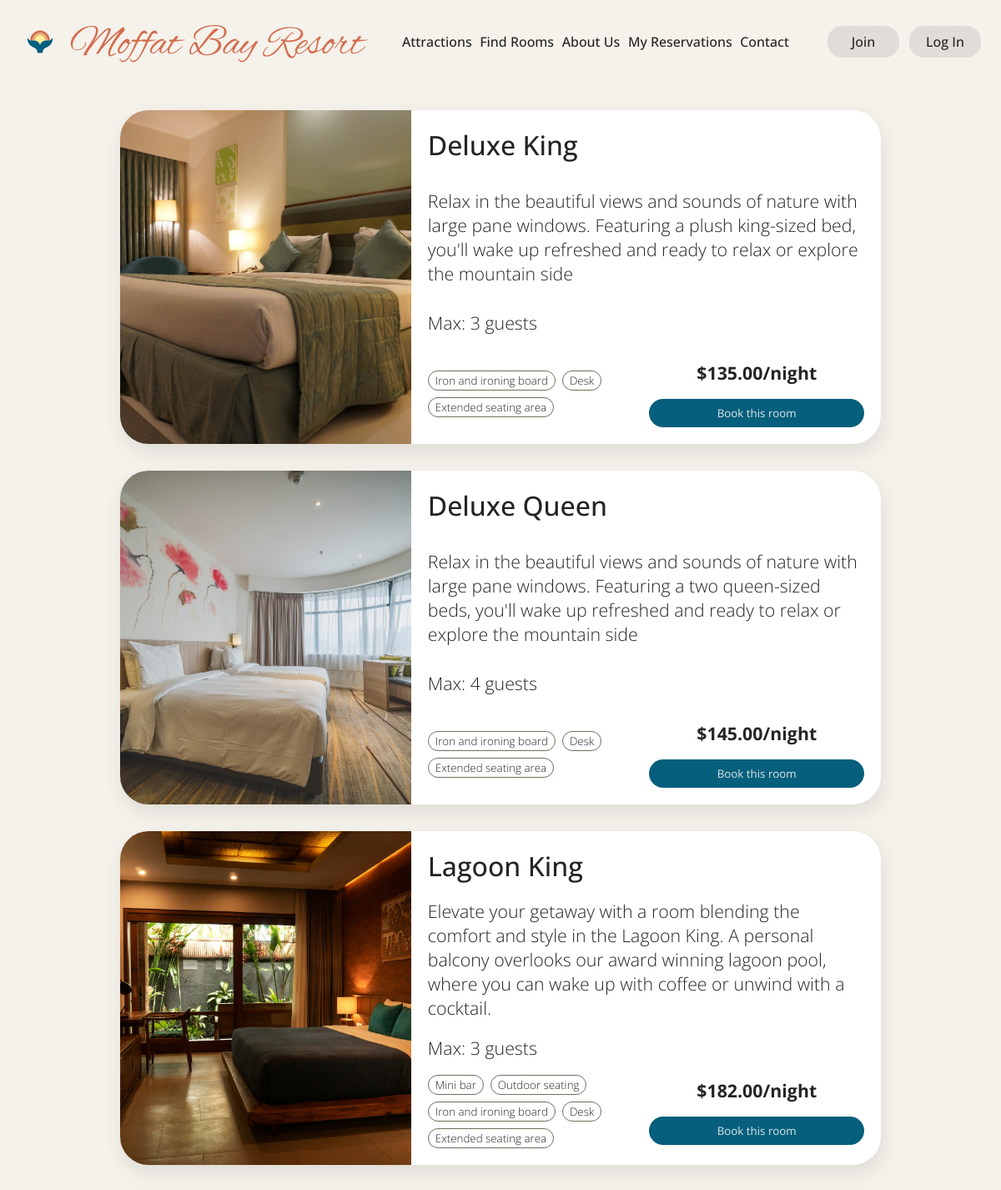
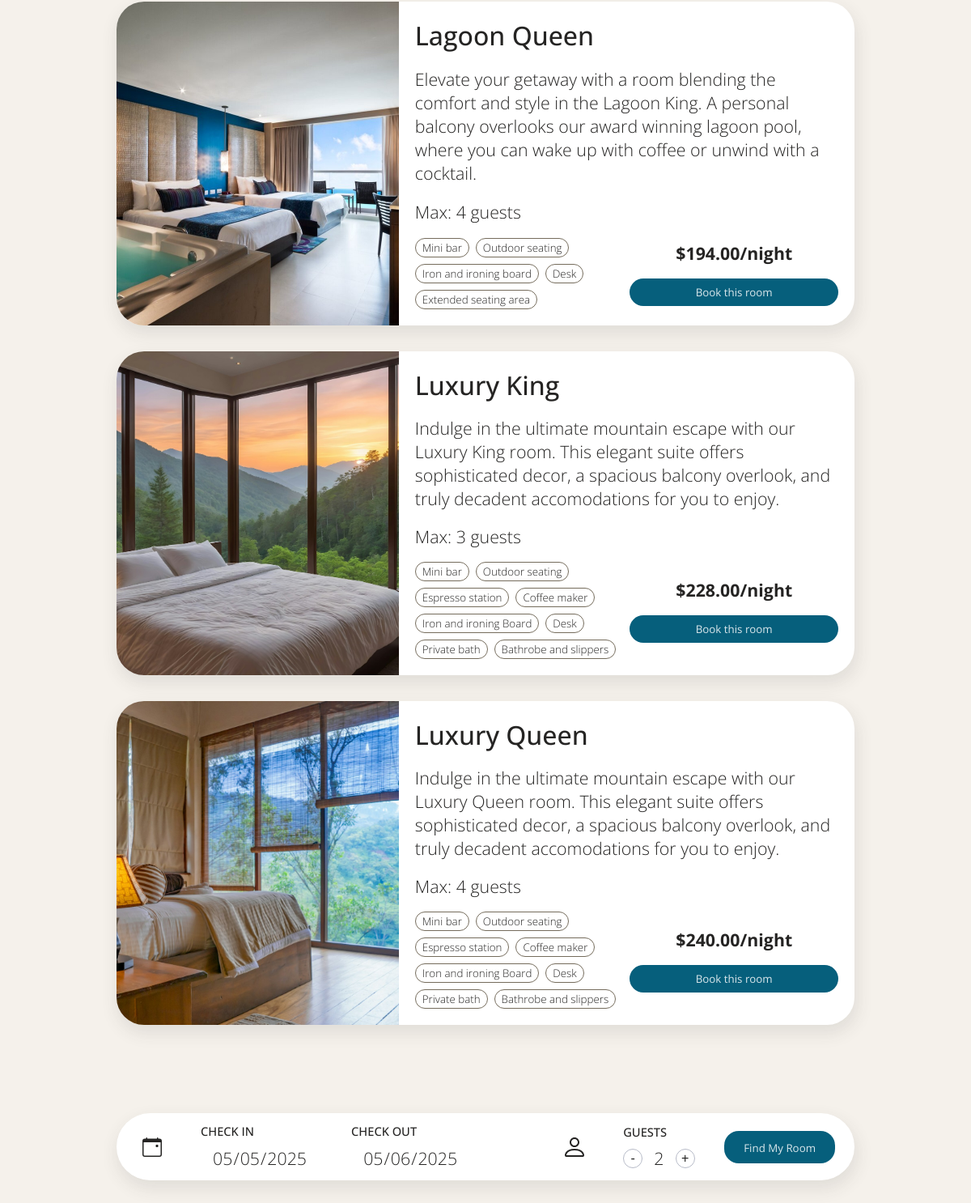
Screenshot of /search.php with the database file from the repository (2 pictures, top to bottom).
### tables this page shows
CREATE TABLE Room (
    roomNumber INT PRIMARY KEY,
    roomType INT NOT NULL,
    FOREIGN KEY (roomType) REFERENCES RoomType(typeID) ON DELETE CASCADE
);

CREATE TABLE RoomType (
    typeID INT AUTO_INCREMENT PRIMARY KEY,
    typeName VARCHAR(50) NOT NULL,
    description TEXT,
    amenities TEXT,
    maxOccupancy INT NOT NULL CHECK (maxOccupancy > 0),
    dailyRate DECIMAL(10, 2) NOT NULL CHECK (dailyRate >= 0)
);

### config/db.php (called while the page is built, shortened)
<?php
class Database
{
    private $host = 'localhost';
    private $user = 'root';
    private $pass = 'root';
    private $db = 'lodgereservation';
    private $conn;
    public function __construct()
    {
        $this->conn = new mysqli($this->host, $this->user, $this->pass, $this->db);
    }
    public function query(string $query, string $types = null, array $params = null)
    {
        $stmt = $this->conn->prepare($query);
        if ($params) {
            $stmt->bind_param($types, ...$params);
        }
        $stmt->execute();
        if (str_contains($query, 'SELECT')) {
            $result = $stmt->get_result();
            return $result->fetch_all(MYSQLI_ASSOC);
        }
        return $stmt->affected_rows;
    }
}

### functions/findrooms.php (called while the page is built, shortened)
<?php
function find_rooms($in, $out, $guests)
{
    require_once 'config/db.php';
    $db = new Database();
    $query = '
    SELECT r.roomNumber, rt.typeID, rt.typeName, rt.description, rt.amenities, rt.maxOccupancy, rt.dailyRate
    FROM Room r
    JOIN RoomType rt ON r.roomType = rt.typeID
    WHERE rt.maxOccupancy >= ?
    AND r.roomNumber = (
        SELECT MIN(r2.roomNumber)
        FROM Room r2
        WHERE r2.roomType = r.roomType
            AND r2.roomNumber NOT IN (
                SELECT res.roomNumber
                FROM Reservation res
                WHERE (
                    res.checkout >= ? AND
                    res.checkin <= ?
                )
            )
        )';
    $types = 'iss';
    $params = [$guests, $in, $out];
    $result = $db->query($query, $types, $params);
}

### config/roomimages.php (called while the page is built)
<?php
$roomImages = [
    "Deluxe Queen" => "images/Deluxe Queen.jpg",
    "Deluxe King" => "images/Deluxe King.jpg",
    "Lagoon Queen" => "images/Lagoon Queen.jpeg",
    "Lagoon King" => "images/Lagoon King.jpg",
    "Luxury Queen" => "images/Luxury Queen.jpg",
    "Luxury King" => "images/Luxury King.jpg"
];

### components/cardAsFunction.php (the view, shortened to what this page needs)
<?php
function getRoomCard($room)
{
    ?>
    <div class="card container horizontal">
        <div class="imgWrapper">
            <img src="<?php
            require 'config/roomimages.php';
            echo $roomImages[$room['typeName']];
            ?>" alt="A really nice hotel bedroom">
        </div>
        <div class="info container vertical">
            <h2><?php echo $room['typeName'] ?></h2>
            <div class="description">
                <?php echo $room['description'] ?>
            </div>
            <div class="size">
                Max: <?php echo $room['maxOccupancy'] ?> guests
            </div>
            <div class="container horizontal">
                <ul class="tags container horizontal">
                    <?php
                    $tags = array_slice(explode(",", $room['amenities']), 5);
                    foreach ($tags as $item) {
                        ?>
                        <li><?php echo trim($item) ?></li>
                    <?php } ?>
                </ul>
                <div class="container vertical purchase">
                    <h4 class="price">$<?php echo $room['dailyRate'] ?>/night</h4>
                    <form class="roomForm" method="post" action="confirm.php">
                        <button type="submit" class="cta1">Book this room</button>
                    </form>
                </div>
            </div>
        </div>
    </div>
    <?php
    return ob_get_clean();
} ?>

### search.php (shortened to what this page needs)
<!DOCTYPE html>
<html lang="en">
<head>
    <?php require 'components/head.php' ?>
</head>
<body>
    <?php
    require 'components/fullheader.php';
    require 'components/searchbar.php';
    ?>
    <main>
        <?php
        require 'functions/findrooms.php';
        if (isset($_GET['checkin']) && isset($_GET['checkout']) && ($_GET['guests'])) {
            find_rooms($_GET['checkin'], $_GET['checkout'], $_GET['guests']);
        } else {
            $in = date('Y-m-d', strtotime('+1 day'));
            $out = date('Y-m-d', strtotime('+2 day'));
            find_rooms($in, $out, 2);
        }
        if (count($_SESSION['available_rooms']) == 0) { ?>
            <div>No available rooms under those terms. Please search again.</div>
        <?php } else {
            require 'components/cardAsFunction.php';
            foreach ($_SESSION['available_rooms'] as $room) {
                echo getRoomCard($room);
            }
        }
        ?>
    </main>
</body>
</html>

### components/head.php (shortened to what this page needs)
<link rel="stylesheet" href="main.css?v=<?php echo time(); ?>" />

### components/fullheader.php
<header class="container horizontal">
    <?php require 'components/branding.php' ?>
    <nav class="container horizontal">
        <a href="attractions.php">Attractions</a>
        <a href="search.php">Find Rooms</a>
        <a href="about.php">About Us</a>
        <a href="my_reservation.php">My Reservations</a>
        <a href="contact.php">Contact</a>
    </nav>
    <div id="user" class="container horizontal">
        <?php
        if (isset($_SESSION["user_name"])) {
            echo "<span>Hi ", $_SESSION["user_name"], "</span>";
            ?>
            <form action='functions/logout.php'>
                <button id='logout' type='submit'>Log Out</button>
            </form>
            <?php
        } else { ?>
            <a id="join" href="register.php">Join</a>
            <a id="login" href="login.php">Log In</a>
        <?php } ?>
    </div>
</header>

### components/branding.php (shortened to what this page needs)
<a href="./" id="branding" class="container horizontal">
	<span>Moffat Bay Resort</span>
</a>

### components/searchbar.php (shortened to what this page needs)
<?php
$checkin = htmlspecialchars($_GET['checkin'] ?? '');
$checkout = htmlspecialchars($_GET['checkout'] ?? '');
$guests = htmlspecialchars($_GET['guests'] ?? '');
?>
<div id="searchWrapper">
	<form action="search.php" id="search" class="container horizontal">
		<fieldset class="container horizontal">
			<div class="container vertical">
				<label for="checkin">CHECK IN</label>
				<input type="date" name="checkin" id="checkin" value="<?php if ($checkin) {
					echo $checkin;
				} else {
					echo date('Y-m-d', strtotime('+1 day'));
				} ?>">
			</div>
			<div class="container vertical">
				<label for="checkout">CHECK OUT</label>
				<input type="date" name="checkout" id="checkout" value="<?php if ($checkout) {
					echo $checkout;
				} else {
					echo date('Y-m-d', strtotime('+2 day'));
				} ?>">
			</div>
		</fieldset>
		<fieldset class="container horizontal">
			<div class="container vertical">
				<label for="guests">GUESTS</label>
				<div class="container horizontal" id="guestsWrapper">
					<button type="button" id="down" class="counter">-</button>
					<input type="text" name="guests" id="guests" <?php if ($guests) {
						echo "value='$guests'";
					} else {
						echo "value=2";
					} ?>>
					<button type="button" id="up" class="counter">+</butt>
				</div>
			</div>
		</fieldset>
		<button type="submit" class="cta1">Find My Room</button>
	</form>
</div>

### main.css (style rules this page uses)
:root { --accent1: #d36c4c; --accent2: #e7ae71; --accent3: #fbef98; --accent4: #065f7c; --accent5: #c0d9e1; --base: #f9f5f0; --base: #f5f1eb; --card: white; --transparent-card: rgba(139, 139, 139, 0.2); --font-light: #756c5c; --font-dark: #252423; --transparent: #25242346; --font-cta: rgba(255, 255, 255, 0.85); --font-accent: var(--accent4); --hover1: hsl(31, 85%, 75%); --hover2: hsl(195, 80%, 35%); --hover3: hsl(195, 79%, 81%); --disabled: #b7bbc8; --card-shadow: #3f3e3d1a; }
* { box-sizing: border-box; }
a { text-decoration: none; color: var(--font-light); transition: color 0.2s; }
:is(h1, h2, h3, h4, h5, h6) { margin: 0; }
ul { list-style-type: none; margin: 0; padding: 0; }
h2 { font-family: "Open Sans", serif; font-weight: 300; margin: 0; }
button { background: none; border: none; outline: none; }
.container { display: flex; justify-content: center; align-items: center; }
.horizontal { flex-direction: row; }
.vertical { flex-direction: column; }
:is(.cta1, .cta2) { border-radius: 18px; border: none; font-family: "Open Sans", sans-serif; width: 100%; transition: background .2s; }
.cta1 { background: var(--accent4); color: var(--font-cta); }
body { font-family: "Open Sans", sans-serif; font-size: 16pt; font-weight: 300; background: var(--base); margin: 0; padding: 20px 0px; color: var(--font-dark); }
main { width: 100%; padding: 20px 12dvw; }
.card:last-of-type { margin-bottom: 25dvh; }

### rows the page displays
room: roomType.typeName (picture), roomType.typeName "Deluxe King", roomType.description "Relax in the beautiful views and sounds of nature with large pane windows. Featuring a plush king-sized bed, you'll wake up refreshed and ready to relax or explore the mountain side", roomType.maxOccupancy "3", roomType.amenities "Iron and ironing board", roomType.amenities "Desk", roomType.amenities "Extended seating area", roomType.dailyRate "135.00"
room: roomType.typeName (picture), roomType.typeName "Deluxe Queen", roomType.description "Relax in the beautiful views and sounds of nature with large pane windows. Featuring a two queen-sized beds, you'll wake up refreshed and ready to relax or explore the mountain side", roomType.maxOccupancy "4", roomType.amenities "Iron and ironing board", roomType.amenities "Desk", roomType.amenities "Extended seating area", roomType.dailyRate "145.00"
room: roomType.typeName (picture), roomType.typeName "Lagoon King", roomType.description "Elevate your getaway with a room blending the comfort and style in the Lagoon King. A personal balcony overlooks our award winning lagoon pool, where you can wake up with coffee or unwind with a cocktail.", roomType.maxOccupancy "3", roomType.amenities "Mini bar", roomType.amenities "Outdoor seating", roomType.amenities "Iron and ironing board", roomType.amenities "Desk", roomType.amenities "Extended seating area", roomType.dailyRate "182.00"
room: roomType.typeName (picture), roomType.typeName "Lagoon Queen", roomType.description "Elevate your getaway with a room blending the comfort and style in the Lagoon King. A personal balcony overlooks our award winning lagoon pool, where you can wake up with coffee or unwind with a cocktail.", roomType.maxOccupancy "4", roomType.amenities "Mini bar", roomType.amenities "Outdoor seating", roomType.amenities "Iron and ironing board", roomType.amenities "Desk", roomType.amenities "Extended seating area", roomType.dailyRate "194.00"
room: roomType.typeName (picture), roomType.typeName "Luxury King", roomType.description "Indulge in the ultimate mountain escape with our Luxury King room. This elegant suite offers sophisticated decor, a spacious balcony overlook, and truly decadent accomodations for you to enjoy.", roomType.maxOccupancy "3", roomType.amenities "Mini bar", roomType.amenities "Outdoor seating", roomType.amenities "Espresso station", roomType.amenities "Coffee maker", roomType.amenities "Iron and ironing Board", roomType.amenities "Desk", roomType.amenities "Private bath", roomType.amenities "Bathrobe and slippers", roomType.dailyRate "228.00"
room: roomType.typeName (picture), roomType.typeName "Luxury Queen", roomType.description "Indulge in the ultimate mountain escape with our Luxury Queen room. This elegant suite offers sophisticated decor, a spacious balcony overlook, and truly decadent accomodations for you to enjoy.", roomType.maxOccupancy "4", roomType.amenities "Mini bar", roomType.amenities "Outdoor seating", roomType.amenities "Espresso station", roomType.amenities "Coffee maker", roomType.amenities "Iron and ironing Board", roomType.amenities "Desk", roomType.amenities "Private bath", roomType.amenities "Bathrobe and slippers", roomType.dailyRate "240.00"
